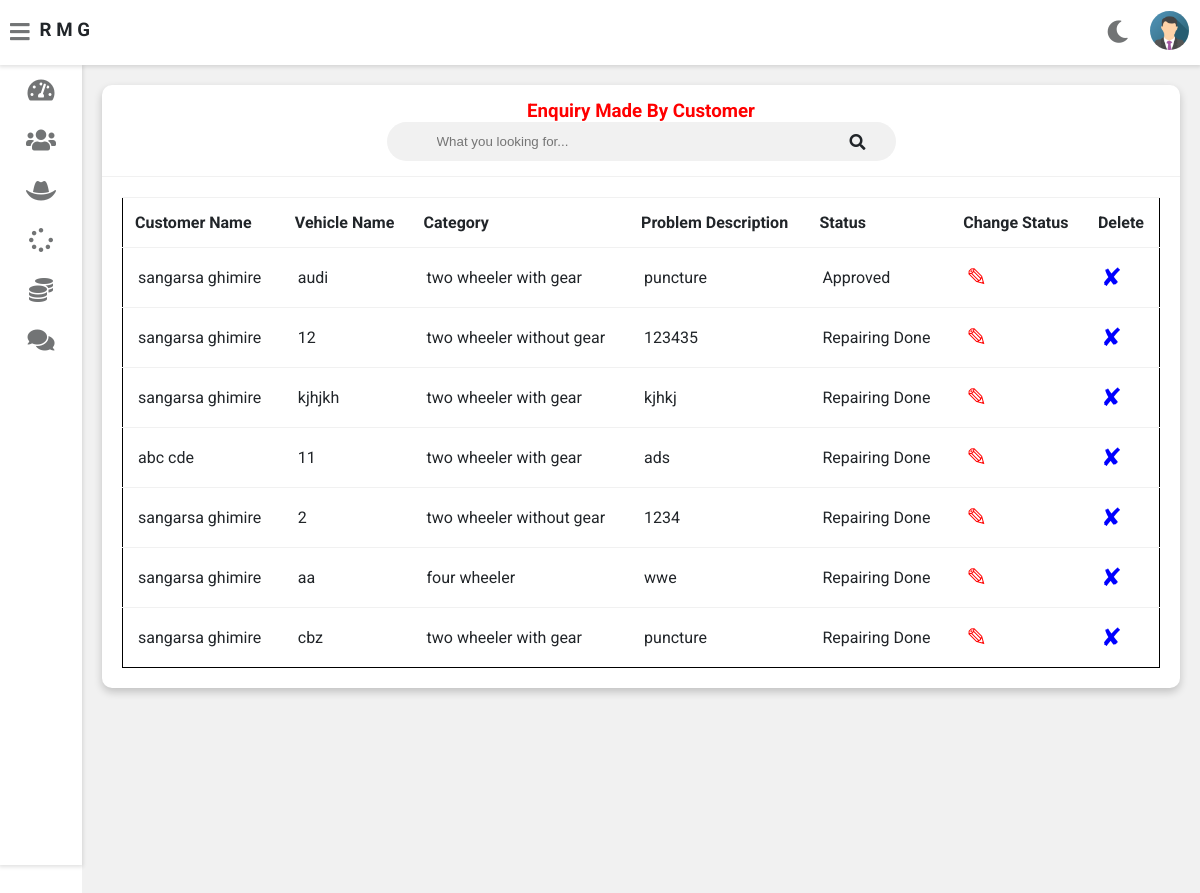
The page /admin-view-request (signed in) on the database its author committed.
### vehicle/models.py (models this page shows, shortened)
class Customer(models.Model):
    user=models.OneToOneField(User,on_delete=models.CASCADE)
    profile_pic= models.ImageField(upload_to='profile_pic/CustomerProfilePic/',null=True,blank=True)
    address = models.CharField(max_length=40)
    mobile = models.CharField(max_length=20,null=False)
    @property
    def get_name(self):
        return self.user.first_name+" "+self.user.last_name

class Request(models.Model):
    cat=(('two wheeler with gear','two wheeler with gear'),('two wheeler without gear','two wheeler without gear'),('three wheeler','three wheeler'),('four wheeler','four wheeler'))
    category=models.CharField(max_length=50,choices=cat)
    vehicle_no=models.PositiveIntegerField(null=False)
    vehicle_name = models.CharField(max_length=40,null=False)
    vehicle_model = models.CharField(max_length=40,null=False)
    vehicle_brand = models.CharField(max_length=40,null=False)
    problem_description = models.CharField(max_length=500,null=False)
    date=models.DateField(auto_now=True)
    cost=models.PositiveIntegerField(null=True)
    customer=models.ForeignKey('Customer', on_delete=models.CASCADE,null=True)
    mechanic=models.ForeignKey('Mechanic',on_delete=models.CASCADE,null=True)
    stat=(('Pending','Pending'),('Approved','Approved'),('Repairing','Repairing'),('Repairing Done','Repairing Done'),('Released','Released'))
    status=models.CharField(max_length=50,choices=stat,default='Pending',null=True)

### vehicle/views.py (the view)
# urls.py: path('admin-view-request',views.admin_view_request_view,name='admin-view-request'),
@login_required(login_url='adminlogin')
def admin_view_request_view(request):
    enquiry=models.Request.objects.all().order_by('-id')
    customers=[]
    for enq in enquiry:
        customer=models.Customer.objects.get(id=enq.customer_id)
        customers.append(customer)
    return render(request,'vehicle/admin_view_request.html',{'data':zip(customers,enquiry)})

### templates/vehicle/admin_view_request.html (shortened to what this page needs)
{% extends 'vehicle/adminbase.html' %}
{% block content %}
	<div class="wrapper">
		<div class="row">
			<div class="col-12 col-m-12 col-sm-12">
				<div class="card">
					<div class="card-header">
						<h3 style="color:red; text-align:center" >Enquiry Made By Customer
						</h3>
                        <form class="navbar-search">
						<input type="text" name="Search" id="Search9" class="navbar-search-input" placeholder="What you looking for...">
						<i class="fas fa-search"></i>
						</form>
					</div>
					<div class="card-content">
						<table id="myTable9">
							<thead>
                <tr>
                  <th>Customer Name</th>
                  <th>Vehicle Name</th>
                  <th>Category</th>
                  <th>Problem Description</th>
                  <th>Status</th>
                  <th>Change Status</th>
                  <th>Delete</th>
                </tr>
							</thead>
							<tbody>
                {% for c,r in data %}
                <tr>
                  <td> {{c.get_name}}</td>
                  <td> {{r.vehicle_name}}</td>
                  <td>{{r.category}}</td>
                  <td>{{r.problem_description}}</td>
                  <td>{{r.status}}</td>
                  <td><a  style="color:red; text-decoration:none;font-size:25px;" href="{% url 'change-status' r.id  %}">&#9998;</a></td>
                  <td><a style="color:blue; text-decoration:none;font-size:25px;"href="{% url 'admin-delete-request' r.id  %}">&#10008;</a></td>
                </tr>
                {% endfor %}
							</tbody>
						</table>
					</div>
				</div>
			</div>
		</div>
<br><br><br><br><br><br><br><br><br><br><br><br><br><br><br><br>
	</div>
{% endblock content %}

### templates/vehicle/adminbase.html (shortened to what this page needs)
<!DOCTYPE html>
{% load static %}
<html>
<head>
	<link rel="stylesheet" type="text/css" href="https://cdnjs.cloudflare.com/ajax/libs/Chart.js/2.9.3/Chart.min.css">
	<link rel="stylesheet" type="text/css" href="{% static "fontawesome-free/css/all.min.css" %}">
	<link rel="stylesheet" type="text/css" href="{% static "style.css" %}">
</head>
<body class="overlay-scrollbar">
	<div class="navbar">
		<ul class="navbar-nav">
			<li class="nav-item">
				<a class="nav-link">
					<i class="fas fa-bars" onclick="collapseSidebar()"></i>
				</a>
			</li>
			<li class="nav-item">
				<h3>R M G</h3>
			</li>
		</ul>
		<ul class="navbar-nav nav-right">
			<li class="nav-item mode">
				<a class="nav-link" href="#" onclick="switchTheme()">
					<i class="fas fa-moon dark-icon"></i>
				</a>
			</li>
			<li class="nav-item avt-wrapper">
				<div class="avt dropdown">
					<img src="{% static "images/admin.png" %} " alt="User image" class="dropdown-toggle" data-toggle="user-menu">
				</div>
			</li>
		</ul>
	</div>
	<div class="sidebar">
		<ul class="sidebar-nav">
			<li class="sidebar-nav-item">
				<a href="/admin-dashboard" class="sidebar-nav-link">
					<div>
						<i class="fas fa-tachometer-alt"></i>
					</div>
				</a>
			</li>
			<li class="sidebar-nav-item">
				<a href="/admin-customer" class="sidebar-nav-link">
					<div>
						<i class="fas fa-users"></i>
					</div>
				</a>
			</li>
			<li  class="sidebar-nav-item">
				<a href="/admin-mechanic" class="sidebar-nav-link">
					<div>
					<i class="fas fa-hat-cowboy"></i>
					</div>
				</a>
			</li>
			<li  class="sidebar-nav-item">
				<a href="/admin-request" class="sidebar-nav-link">
					<div>
						<i class="fas fa-spinner"></i>
					</div>
				</a>
			</li>
			<li  class="sidebar-nav-item">
				<a href="/admin-report" class="sidebar-nav-link">
					<div>
						<i class="fas fa-coins"></i>
					</div>
				</a>
			</li>
			<li  class="sidebar-nav-item">
				<a href="/admin-feedback" class="sidebar-nav-link">
					<div>
					<i class="fas fa-comments"></i>
					</div>
				</a>
			</li>
		</ul>
	</div>
<div>
	<div class="content">
		{% block content %}
		{% endblock content %}
	</div>
</div>
</body>
</html>

### static/style.css (style rules this page uses)
:root { --primary-color: #4834d4; --success-color: #6ab04c; --warning-color: #f0932b; --danger-color: #eb4d4b; --light-color: #212529; --light-second-color: #727475; --light-background: #ffffff; --light-second-background: #f1f1f1; --dark-color: #909090; --dark-second-color: #f5f6fa; --dark-background: #23242D; --dark-second-background: #181818; }
.light { --main-bg-color: var(--light-background); --second-bg-color: var(--light-second-background); --main-color: var(--light-color); --second-color: var(--light-second-color); }
* { box-sizing: border-box; }
body { font-family: 'Roboto', sans-serif; background: var(--main-bg-color); color: var(--main-color); margin: 0; }
.navbar { display: flex; flex-direction: row; background: var(--main-bg-color); color: var(--main-color); position: fixed; top: 0; right: 0; left: 0; z-index: 101; box-shadow: rgba(0,0,0,0.12) 0px 1px 4px 1px; }
.navbar-nav { list-style: none; display: flex; flex-direction: row; padding-left: 0; margin-bottom: 0; margin-top: 0; }
.nav-link { float: left; text-align: center; padding: 21px 10px; text-decoration: none; font-size: 17px; color: var(--second-color); position: relative; }
.navbar-nav i { font-size: 1.4rem; }
.nav-right { margin-left: auto; }
.navbar-search { position: relative; margin: auto; width: 50%; }
.navbar-search input { background: var(--second-bg-color); border: none; padding: 12px 50px 12px 50px; width: 100%; outline: none; color: var(--main-color); border-radius: 20px; }
.navbar-search i { position: absolute; top: 50%; right: 20px; transform: translateY(-50%); color: var(--second-color); cursor: pointer; }
.avt img { width: 39px; height: 39px; border-radius: 50%; }
.avt { padding: 11px }
.dropdown { position: relative; }
.wrapper { padding: 10px; margin-left: 82px; padding-top: 75px; background: var(--second-bg-color); transition: margin-left .5s; }
.sidebar { width: 82px; height: 100vh; position: fixed; margin-top: 65px; background: var(--main-bg-color); box-shadow: rgba(0,0,0,0.12) 0px 1px 4px 1px; overflow: hidden; z-index: 100; transition: width .5s; }
.sidebar-nav { list-style: none; padding: 0; margin: 0; display: flex; flex-direction: column; align-items: center; height: 100vh; }
.sidebar-nav-item { width: 100%; }
.sidebar-nav-link { display: flex; align-items: center; color: var(--main-color); text-decoration: none; }
.sidebar-nav-link i { font-size: 1.5rem; color: var(--second-color); position: absolute; left: 50%; top: 50%; transform: translate(-50%, -50%); }
.sidebar-nav-link div { min-width: 82px; height: 50px; position: relative; }
.row { display: flex; flex-wrap: wrap; flex-direction: row; }
.row:after, .row:before { box-sizing: border-box; }
[class*="col-"] { padding: 10px; }
@media only screen and (min-width: 600px) { .col-sm-12 { width: 100%; } }
@media only screen and (min-width: 768px) { .col-m-12 { width: 100%; } }
@media only screen and (min-width: 992px) { .col-12 { width: 100%; } }
.card { background: var(--main-bg-color); color: var(--main-color); border-radius: 10px; margin-bottom: 10px; box-shadow: 0 4px 8px 0 rgba(0,0,0,0.2); }
.card-header { padding: 15px 30px; border-bottom: 1px solid var(--second-bg-color); position: relative; }
.card-header i { color: var(--main-color); position: absolute; right: 30px; top: 50%; transform: translateY(-50%); }
.card-header h3 { margin: 0; }
.card-content { padding: 20px; overflow-x: auto; }
table { border-collapse: collapse; border: 1px solid black; width: 100%; }
table td { border-top: 1px solid var(--second-bg-color); padding: 15px; }
table th { border-top: 1px solid var(--second-bg-color); border-bottom: 1px solid var(--second-bg-color); padding: 15px 12px; text-align: left; }

### rows shown on the page
Customer: get_name "sangarsa ghimire", vehicle_name "audi", category "two wheeler with gear", problem_description "puncture", status "Approved", vehicle_name "12", category "two wheeler without gear", problem_description "123435", status "Repairing Done", vehicle_name "kjhjkh", problem_description "kjhkj", vehicle_name "2", problem_description "1234", vehicle_name "aa", category "four wheeler", problem_description "wwe", vehicle_name "cbz"
Customer: get_name "abc cde", vehicle_name "11", category "two wheeler with gear", problem_description "ads", status "Repairing Done"
